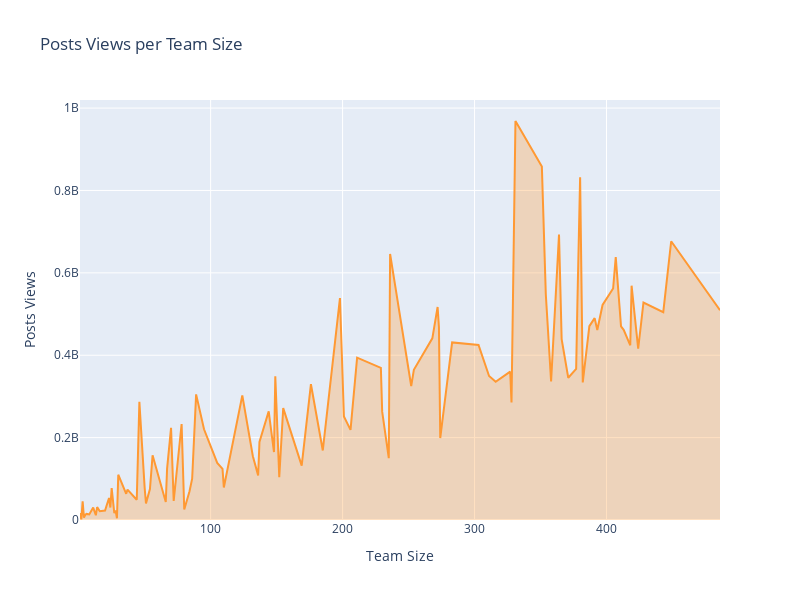

The cell this chart's notebook holds for it:
### Markdown cell above
* As the team size increases, it also increases the number of posts per team.
* The peak was observed in a team with 380 users, which has more than 2,500 posts.

### Code cell
# Posts Views per Team Size
layout = cf.Layout(
    height = 600,width = 800,
    yaxis = dict(title = 'Posts Views'),
    xaxis = dict(title = 'Team Size'),
    title = 'Posts Views per Team Size'
)

fig = teamactivity.groupby(['users'],as_index=True)['views'].sum().\
    iplot(kind='scatter',fill=True,width=2,asFigure=True,layout = layout)
fig.show()
